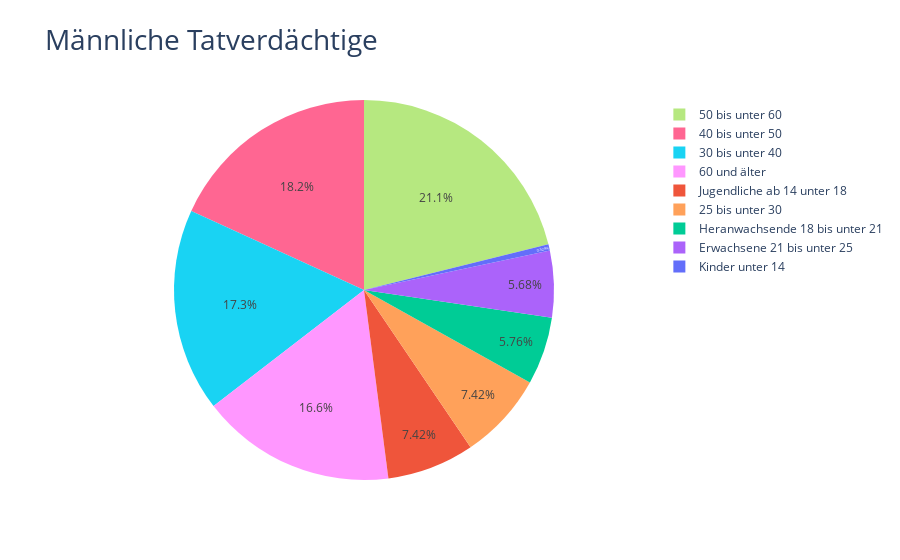

Notebook cell for this chart:
### Code cell
# update layout
fig.update_layout(
title_font_size = 28,
)

### Figure 1 — Plotly figure (JSON) as saved in the notebook; plotly's stock layout.template omitted (floating-point values rounded to 4 significant figures)
{"data": [{"customdata": [["#3F83F4"], ["#000080"], ["#062089"], ["#8DC0F6"], ["#BBE4FA"], ["#9C9C9C"], ["#777777"], ["#B2B2B2"], ["#00FFFF"]], "domain": {"x": [0, 1], "y": [0, 1]}, "hovertemplate": "label=%{label}<br>value=%{value}<br>color=%{customdata[0]}<extra></extra>", "labels": ["Kinder unter 14", "Jugendliche ab 14 unter 18", "Heranwachsende 18 bis unter 21", "Erwachsene 21 bis unter 25", "25 bis unter 30", "30 bis unter 40", "40 bis unter 50", "50 bis unter 60", "60 und älter"], "legendgroup": "", "marker": {"colors": ["#636efa", "#EF553B", "#00cc96", "#ab63fa", "#FFA15A", "#19d3f3", "#FF6692", "#B6E880", "#FF97FF"]}, "name": "", "showlegend": true, "textinfo": "percent", "textposition": "inside", "type": "pie", "values": [6, 85, 66, 65, 85, 198, 208, 242, 190]}], "layout": {"autosize": true, "legend": {"tracegroupgap": 0}, "title": {"font": {"size": 28}, "text": "Männliche Tatverdächtige"}}}
